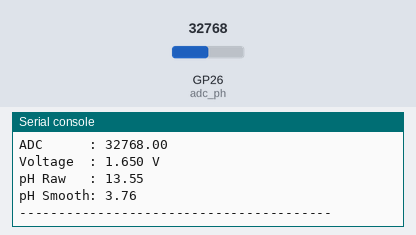
A program run on a simulated Raspberry Pi Pico running MicroPython. Shown: the last lines printed to the serial console. Inputs (shaded band) come from the test bench; at power-on: GP26 (adc_ph) = 32768 (analog values on the 0–65535 scale).

Above: at 1.6 s.
1.7 s: GP26 (adc_ph) set to 45874
At 2.8 s:
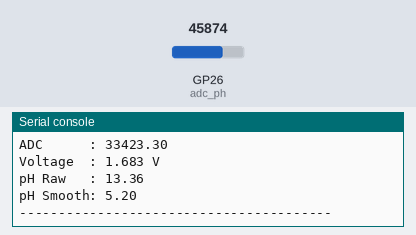
3.2 s: GP26 (adc_ph) set to 57670
At 4.2 s:
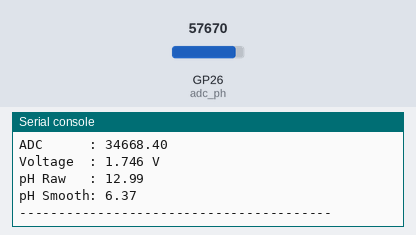
Timing chart, 0 to 6.2 s (numbered marks = the images above; inputs shaded):
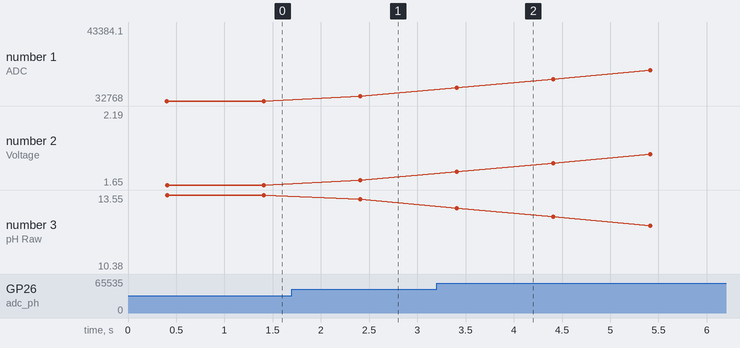

Measured:
- after the input at 1.7 s, the serial console: prints a new line after 0.71 s (image 1)
- after the input at 3.2 s, the serial console: prints a new line after 0.21 s (image 2)
- plotted number 1: 32768 → 33423.3 after the input at 1.7 s, 33423.3 → 43384.1 after the input at 3.2 s
- plotted number 2: 1.65 → 1.68 after the input at 1.7 s, 1.68 → 2.19 after the input at 3.2 s
- plotted number 3: 13.55 → 13.36 after the input at 1.7 s

The program:

3PointCalibration.py
```python
"""
pH Sensor - Pico 2 (GP26)
3-Point Calibration (REAL DATA)
Moving Average + EMA Smoothing
"""

from machine import ADC, Pin
import time

# ============================================================
# KONFIGURASI
# ============================================================

ph_pin = 26
SCOUNT = 20
analog_buffer = [0] * SCOUNT
analog_index = 0

# Hasil
voltage = 0.0
ph_value = 0.0
ph_filtered = 0.0

# ============================================================
# KONSTANTA KALIBRASI REAL
# ============================================================

V4 = 3.261
PH4 = 4.00

V7 = 2.778
PH7 = 6.86

V9 = 2.387
PH9 = 9.18

# ============================================================
# FUNGSI INTERPOLASI 3 TITIK
# ============================================================

def get_ph(voltage):
    if voltage >= V7:
        # RANGE: 4.00 - 6.86
        ph = PH4 + (PH7 - PH4) * (V4 - voltage) / (V4 - V7)
    else:
        # RANGE: 6.86 - 9.18
        ph = PH7 + (PH9 - PH7) * (V7 - voltage) / (V7 - V9)

    return ph

# ============================================================
# INISIALISASI
# ============================================================

adc_ph = ADC(Pin(ph_pin))

# Warm-up buffer
for i in range(SCOUNT):
    analog_buffer[i] = adc_ph.read_u16()
    time.sleep_ms(20)

print("=" * 50)
print("PICO 2 pH SENSOR READY (FINAL MODE)")
print("3-POINT INTERPOLATION ACTIVE")
print(f"V4={V4:.3f}V -> pH {PH4:.2f}")
print(f"V7={V7:.3f}V -> pH {PH7:.2f}")
print(f"V9={V9:.3f}V -> pH {PH9:.2f}")
print("=" * 50)

# ============================================================
# LOOP UTAMA
# ============================================================

while True:
    # Ambil ADC
    analog_buffer[analog_index] = adc_ph.read_u16()
    analog_index += 1
    if analog_index >= SCOUNT:
        analog_index = 0

    # Moving average ADC
    total = 0
    for i in range(SCOUNT):
        total += analog_buffer[i]

    avg_adc = total / SCOUNT

    # Konversi ke voltage (Pico 2: 16-bit ADC, 0-3.3V)
    voltage = avg_adc * 3.3 / 65535.0

    # Hitung pH (INTERPOLASI)
    ph_raw = get_ph(voltage)

    # Smoothing pH (EMA filter)
    ph_filtered = (0.85 * ph_filtered) + (0.15 * ph_raw)

    # Clamp
    if ph_filtered < 0:
        ph_filtered = 0
    if ph_filtered > 14:
        ph_filtered = 14

    # ============================================================
    # OUTPUT
    # ============================================================
    print(f"ADC      : {avg_adc:.2f}")
    print(f"Voltage  : {voltage:.3f} V")
    print(f"pH Raw   : {ph_raw:.2f}")
    print(f"pH Smooth: {ph_filtered:.2f}")
    print("-" * 40)

    time.sleep(1)
```
